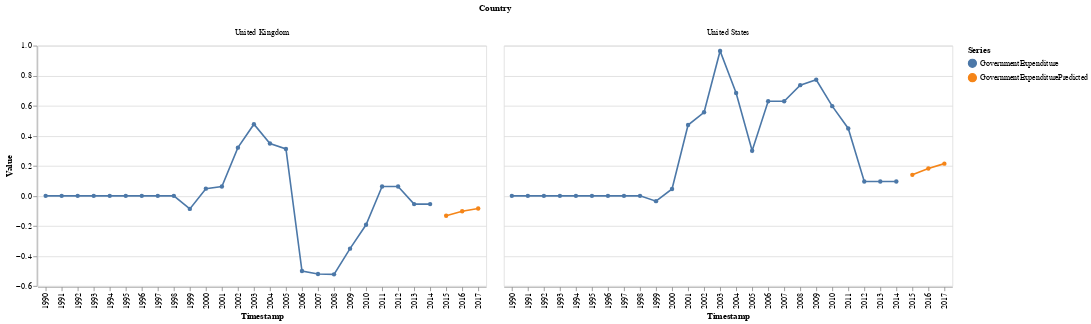

This figure's notebook cell:
### Markdown cell above
The graphs of the original time series and our predictions are next.  I say our predictions are pretty good, what do you think?

### Code cell
graph = dfPredictions |>
    @filter(_.Country == "United States" || _.Country == "United Kingdom") |>
    @filter(_.Series == "GovernmentExpenditure" || _.Series == "GovernmentExpenditurePredicted") |> 
    @vlplot(
        mark={
        :line,
        point=true
        },
        x=:"Timestamp:o", y=:Value, color=:Series, column=:Country)

### Figure 1 — Vega-Lite specification as saved in the notebook (floating-point values rounded to 4 significant figures)
{"data": {"values": [{"Country": "United Kingdom", "Series": "GovernmentExpenditure", "Timestamp": "1990", "Value": 0}, {"Country": "United States", "Series": "GovernmentExpenditure", "Timestamp": "1990", "Value": 0}, {"Country": "United Kingdom", "Series": "GovernmentExpenditure", "Timestamp": "1991", "Value": 0}, {"Country": "United States", "Series": "GovernmentExpenditure", "Timestamp": "1991", "Value": 0}, {"Country": "United Kingdom", "Series": "GovernmentExpenditure", "Timestamp": "1992", "Value": 0}, {"Country": "United States", "Series": "GovernmentExpenditure", "Timestamp": "1992", "Value": 0}, {"Country": "United Kingdom", "Series": "GovernmentExpenditure", "Timestamp": "1993", "Value": 0}, {"Country": "United States", "Series": "GovernmentExpenditure", "Timestamp": "1993", "Value": 0}, {"Country": "United Kingdom", "Series": "GovernmentExpenditure", "Timestamp": "1994", "Value": 0}, {"Country": "United States", "Series": "GovernmentExpenditure", "Timestamp": "1994", "Value": 0}, {"Country": "United Kingdom", "Series": "GovernmentExpenditure", "Timestamp": "1995", "Value": 0}, {"Country": "United States", "Series": "GovernmentExpenditure", "Timestamp": "1995", "Value": 0}, {"Country": "United Kingdom", "Series": "GovernmentExpenditure", "Timestamp": "1996", "Value": 0}, {"Country": "United States", "Series": "GovernmentExpenditure", "Timestamp": "1996", "Value": 0}, {"Country": "United Kingdom", "Series": "GovernmentExpenditure", "Timestamp": "1997", "Value": 0}, {"Country": "United States", "Series": "GovernmentExpenditure", "Timestamp": "1997", "Value": 0}, {"Country": "United Kingdom", "Series": "GovernmentExpenditure", "Timestamp": "1998", "Value": 0}, {"Country": "United States", "Series": "GovernmentExpenditure", "Timestamp": "1998", "Value": 0}, {"Country": "United Kingdom", "Series": "GovernmentExpenditure", "Timestamp": "1999", "Value": -0.08701}, {"Country": "United States", "Series": "GovernmentExpenditure", "Timestamp": "1999", "Value": -0.03531}, {"Country": "United Kingdom", "Series": "GovernmentExpenditure", "Timestamp": "2000", "Value": 0.04774}, {"Country": "United States", "Series": "GovernmentExpenditure", "Timestamp": "2000", "Value": 0.04569}, {"Country": "United Kingdom", "Series": "GovernmentExpenditure", "Timestamp": "2001", "Value": 0.06226}, {"Country": "United States", "Series": "GovernmentExpenditure", "Timestamp": "2001", "Value": 0.4716}, {"Country": "United Kingdom", "Series": "GovernmentExpenditure", "Timestamp": "2002", "Value": 0.3208}, {"Country": "United States", "Series": "GovernmentExpenditure", "Timestamp": "2002", "Value": 0.5565}, {"Country": "United Kingdom", "Series": "GovernmentExpenditure", "Timestamp": "2003", "Value": 0.4772}, {"Country": "United States", "Series": "GovernmentExpenditure", "Timestamp": "2003", "Value": 0.9647}, {"Country": "United Kingdom", "Series": "GovernmentExpenditure", "Timestamp": "2004", "Value": 0.3483}, {"Country": "United States", "Series": "GovernmentExpenditure", "Timestamp": "2004", "Value": 0.6847}, {"Country": "United Kingdom", "Series": "GovernmentExpenditure", "Timestamp": "2005", "Value": 0.3121}, {"Country": "United States", "Series": "GovernmentExpenditure", "Timestamp": "2005", "Value": 0.3005}, {"Country": "United Kingdom", "Series": "GovernmentExpenditure", "Timestamp": "2006", "Value": -0.5003}, {"Country": "United States", "Series": "GovernmentExpenditure", "Timestamp": "2006", "Value": 0.6295}, {"Country": "United Kingdom", "Series": "GovernmentExpenditure", "Timestamp": "2007", "Value": -0.52}, {"Country": "United States", "Series": "GovernmentExpenditure", "Timestamp": "2007", "Value": 0.6301}, {"Country": "United Kingdom", "Series": "GovernmentExpenditure", "Timestamp": "2008", "Value": -0.5228}, {"Country": "United States", "Series": "GovernmentExpenditure", "Timestamp": "2008", "Value": 0.7371}, {"Country": "United Kingdom", "Series": "GovernmentExpenditure", "Timestamp": "2009", "Value": -0.3517}, {"Country": "United States", "Series": "GovernmentExpenditure", "Timestamp": "2009", "Value": 0.7727}, {"Country": "United Kingdom", "Series": "GovernmentExpenditure", "Timestamp": "2010", "Value": -0.1926}, {"Country": "United States", "Series": "GovernmentExpenditure", "Timestamp": "2010", "Value": 0.5971}, {"Country": "United Kingdom", "Series": "GovernmentExpenditure", "Timestamp": "2011", "Value": 0.06231}, {"Country": "United States", "Series": "GovernmentExpenditure", "Timestamp": "2011", "Value": 0.4485}, {"Country": "United Kingdom", "Series": "GovernmentExpenditure", "Timestamp": "2012", "Value": 0.06231}, {"Country": "United States", "Series": "GovernmentExpenditure", "Timestamp": "2012", "Value": 0.09565}, {"Country": "United Kingdom", "Series": "GovernmentExpenditure", "Timestamp": "2013", "Value": -0.05491}, {"Country": "United States", "Series": "GovernmentExpenditure", "Timestamp": "2013", "Value": 0.09565}, {"Country": "United Kingdom", "Series": "GovernmentExpenditure", "Timestamp": "2014", "Value": -0.05491}, {"Country": "United States", "Series": "GovernmentExpenditure", "Timestamp": "2014", "Value": 0.09565}, {"Country": "United States", "Series": "GovernmentExpenditurePredicted", "Timestamp": "2015", "Value": 0.1399}, {"Country": "United States", "Series": "GovernmentExpenditurePredicted", "Timestamp": "2016", "Value": 0.1824}, {"Country": "United States", "Series": "GovernmentExpenditurePredicted", "Timestamp": "2017", "Value": 0.2144}, {"Country": "United Kingdom", "Series": "GovernmentExpenditurePredicted", "Timestamp": "2015", "Value": -0.1325}, {"Country": "United Kingdom", "Series": "GovernmentExpenditurePredicted", "Timestamp": "2016", "Value": -0.1026}, {"Country": "United Kingdom", "Series": "GovernmentExpenditurePredicted", "Timestamp": "2017", "Value": -0.08424}]}, "encoding": {"color": {"field": "Series", "type": "nominal"}, "column": {"field": "Country", "type": "nominal"}, "x": {"field": "Timestamp", "type": "ordinal"}, "y": {"field": "Value", "type": "quantitative"}}, "mark": {"point": true, "type": "line"}}
